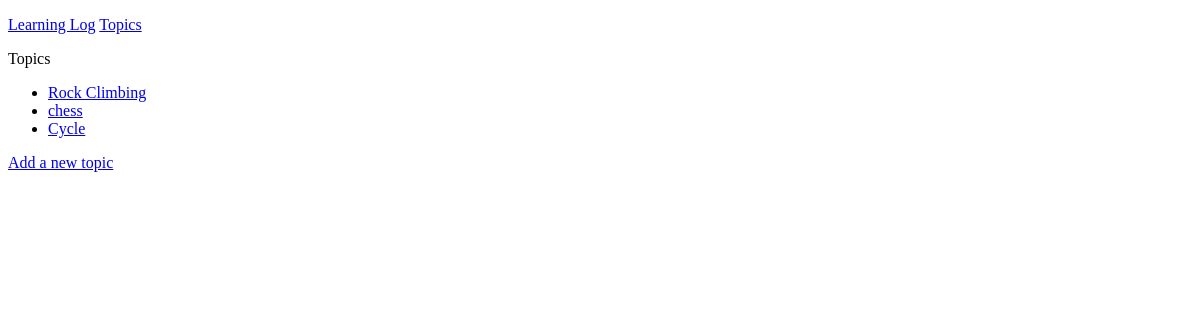
Before: /topics/ with the older database file.
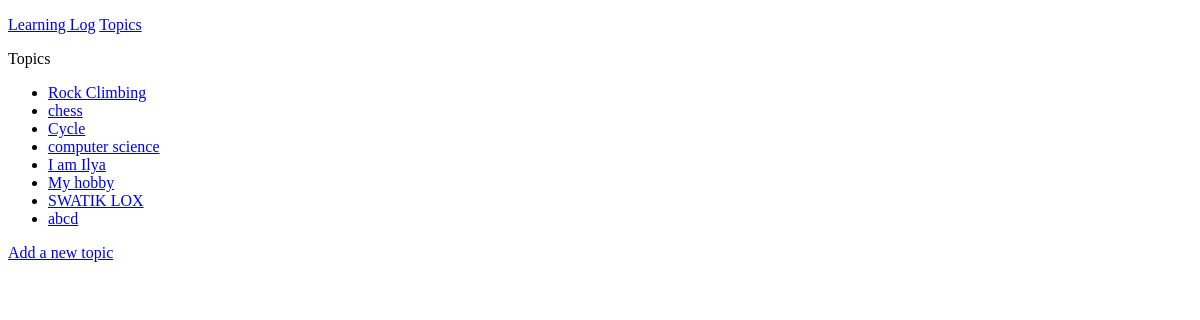
After: the same page with the newer database file.
### learning_logs/models.py (models this page shows)
class Topic(models.Model):
    text = models.CharField(max_length=200)
    date_added = models.DateTimeField(auto_now_add=True)
    def __str__(self):
        return self.text

### learning_logs/views.py (the view)
# urls.py: path('topics/', views.topics, name='topics'),
def topics(request):
    topics = Topic.objects.order_by('date_added')
    context = {'topics': topics}
    return render(request, 'learning_logs/topics.html', context)

### learning_logs/templates/learning_logs/topics.html (shortened to what this page needs)
<!DOCTYPE html>
<html lang="en">
<head>
</head>
<body>
    {% extends "learning_logs/base.html" %}
    {% block content %}
        <p>Topics</p>
        <ul>
            {% for topic in topics %}
                <li>
                    <a href="{% url 'learning_logs:topic' topic.id %}">{{ topic }}</a>
                </li>
                {% empty %}
                    <li>No topics hve been added yet.</li>
            {% endfor %}
        </ul>
        <a href="{% url 'learning_logs:new_topic' %}">Add a new topic</a>
    {% endblock content %}

### learning_logs/templates/learning_logs/base.html (shortened to what this page needs)
<!DOCTYPE html>
<html lang="en">
<head>
</head>
<body>
    <p>
        <a href="{% url 'learning_logs:index' %}">Learning Log</a>
        <a href="{% url 'learning_logs:topics' %}">Topics</a>
    </p>
    {% block content %}{% endblock content%}
</body>
</html>

Changed rows visible on the page:
added Topic: text "computer science"
added Topic: text "I am Ilya"
added Topic: text "My hobby"
added Topic: text "SWATIK LOX"
added Topic: text "abcd"
